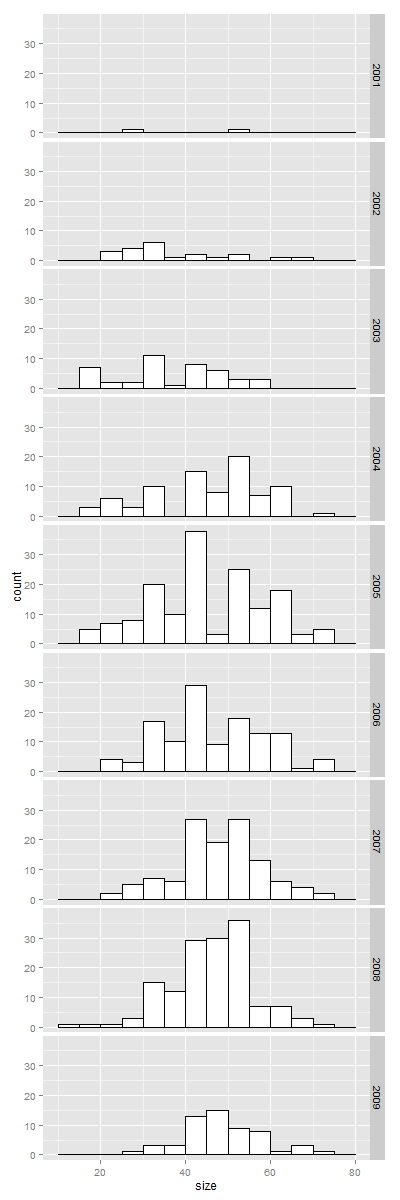

Generate this figure with R:
library("ggplot2")

# Load data
tvs <- read.table('C:/Users/wuf2/Documents/GitHub/note-on-visualize-this/ch06-tv-sizes/tv_sizes.txt',
  sep="\t", header=TRUE)

# Filter outliers
tvs <- tvs[tvs$size < 80, ]
tvs <- tvs[tvs$size > 10, ]

# Set breaks for histograms
breaks = seq(10, 80, by=5)

func <- function(is.book) {

  if (is.book) {

    # Set the layout
    par(mfrow=c(9,1))
    
    # Draw histograms, one by one
    for (y in 2001:2009) {
      hist(tvs[tvs$year == y,]$size, breaks = breaks,
        main = paste("Histogram of Size in", y),
        xlab = "Size")
    }

  } else {
    
    p <- ggplot(tvs, aes(x = size))
    p <- p + geom_histogram(fill = "white", colour = "black", breaks = breaks)
    #p <- p + geom_bar(fill = "white", colour = "black")
    #p <- p + stat_bin(binwidth = 5)
    #p <- p + stat_bin(breaks = breaks)
    p <- p + facet_grid(year ~ .)
    p
  }

}

png("book.png", width=400, height=1200)
func(is.book = TRUE)
dev.off()

png("mine.png", width=400, height=1200)
func(is.book = FALSE)
dev.off()
